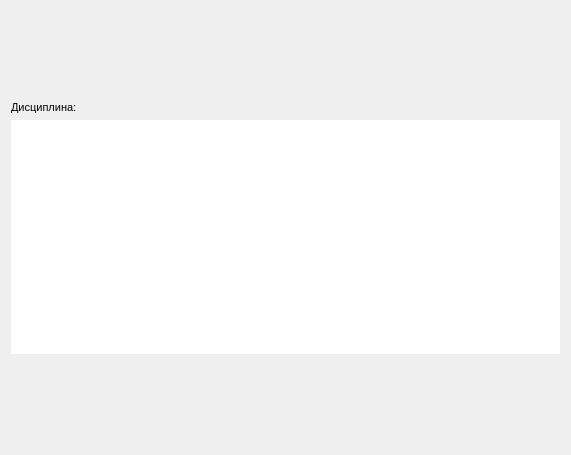
<?xml version="1.0" encoding="UTF-8"?>
<ui version="4.0">
 <class>SubjectSelection</class>
 <widget class="QWidget" name="SubjectSelection">
  <property name="geometry">
   <rect>
    <x>0</x>
    <y>0</y>
    <width>571</width>
    <height>455</height>
   </rect>
  </property>
  <property name="windowTitle">
   <string>Form</string>
  </property>
  <layout class="QVBoxLayout" name="verticalLayout">
   <item>
    <spacer name="verticalSpacer_2">
     <property name="orientation">
      <enum>Qt::Vertical</enum>
     </property>
     <property name="sizeType">
      <enum>QSizePolicy::Fixed</enum>
     </property>
     <property name="sizeHint" stdset="0">
      <size>
       <width>20</width>
       <height>90</height>
      </size>
     </property>
    </spacer>
   </item>
   <item>
    <widget class="QLabel" name="label">
     <property name="font">
      <font>
       <pointsize>8</pointsize>
      </font>
     </property>
     <property name="text">
      <string>Дисциплина:</string>
     </property>
    </widget>
   </item>
   <item>
    <widget class="NonClickableTableWidget" name="tableWidget">
     <property name="styleSheet">
      <string notr="true">QTableWidget
{
    border: none; /* Remove border around the table */
}

QTableWidget QHeaderView::section
{
    background-color: #ebf4f9; /* Light blue background in column headers */
    border: none; /* Remove border in column headers */
}

QTableWidget::item
{
    background-color: #ebf4f9;   
    border-bottom: 1px solid white; /* Black horizontal borders between cells */
    text-align: center;
}

QTableWidget::item:selected
{
    background-color: rgba(0, 0, 0, 50); /* Lighter background when a cell is selected */
}

QTableWidget::item:first
{
    border-left: none; /* Remove left border in the first cell of each row */
}

QTableWidget::item:last
{
    border-right: none; /* Remove right border in the last cell of each row */
}
</string>
     </property>
    </widget>
   </item>
   <item>
    <spacer name="verticalSpacer">
     <property name="orientation">
      <enum>Qt::Vertical</enum>
     </property>
     <property name="sizeType">
      <enum>QSizePolicy::Minimum</enum>
     </property>
     <property name="sizeHint" stdset="0">
      <size>
       <width>20</width>
       <height>90</height>
      </size>
     </property>
    </spacer>
   </item>
  </layout>
 </widget>
 <customwidgets>
  <customwidget>
   <class>NonClickableTableWidget</class>
   <extends>QTableWidget</extends>
   <header>tables_stuff/nonclickabletablewidget.h</header>
  </customwidget>
 </customwidgets>
 <resources/>
 <connections/>
</ui>
